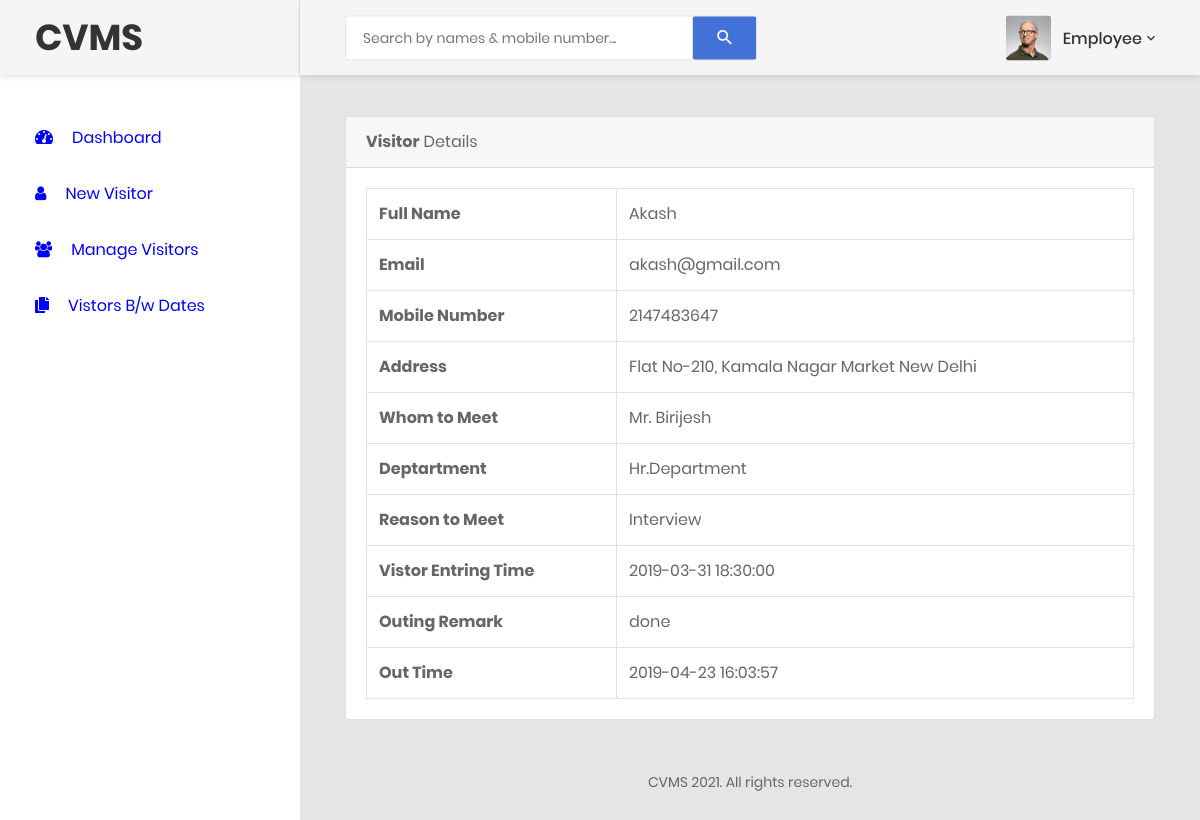
/empvisitor-detail.php?editid=1 (signed in), run on the app's committed database.
### tables this page shows
CREATE TABLE `tblvisitor` (
  `ID` int(5) NOT NULL,
  `FullName` varchar(120) DEFAULT NULL,
  `Email` varchar(120) DEFAULT NULL,
  `MobileNumber` bigint(11) DEFAULT NULL,
  `Address` varchar(250) DEFAULT NULL,
  `WhomtoMeet` varchar(120) DEFAULT NULL,
  `Deptartment` varchar(120) DEFAULT NULL,
  `ReasontoMeet` varchar(120) DEFAULT NULL,
  `EnterDate` timestamp NULL DEFAULT current_timestamp(),
  `remark` varchar(255) DEFAULT NULL,
  `outtime` timestamp NULL DEFAULT NULL ON UPDATE current_timestamp(),
  `status` char(10) NOT NULL
);

### empvisitor-detail.php (the view, shortened to what this page needs)
<?php
include('includes/dbconnection.php');
if(!isset($_SESSION['UserName'])) {
  header('location:logout.php');
  } else{
?>
<!DOCTYPE html>
<html lang="en">
<head>
    <link href="css/font-face.css" rel="stylesheet" media="all">
    <link href="vendor/font-awesome-5/css/fontawesome-all.min.css" rel="stylesheet" media="all">
    <link href="vendor/font-awesome-4.7/css/font-awesome.min.css" rel="stylesheet" media="all">
    <link href="vendor/mdi-font/css/material-design-iconic-font.min.css" rel="stylesheet" media="all">
    <link href="vendor/bootstrap-4.1/bootstrap.min.css" rel="stylesheet" media="all">
    <link href="vendor/animsition/animsition.min.css" rel="stylesheet" media="all">
    <link href="vendor/bootstrap-progressbar/bootstrap-progressbar-3.3.4.min.css" rel="stylesheet" media="all">
    <link href="vendor/wow/animate.css" rel="stylesheet" media="all">
    <link href="vendor/css-hamburgers/hamburgers.min.css" rel="stylesheet" media="all">
    <link href="vendor/slick/slick.css" rel="stylesheet" media="all">
    <link href="vendor/select2/select2.min.css" rel="stylesheet" media="all">
    <link href="vendor/perfect-scrollbar/perfect-scrollbar.css" rel="stylesheet" media="all">
    <link href="css/theme.css" rel="stylesheet" media="all">
</head>
<body class="animsition">
    <div class="page-wrapper">
        <?php include_once('includes/empsidebar.php');?>
        <div class="page-container">
            <?php include_once('includes/empheader.php');?>
            <div class="main-content">
                <div class="section__content section__content--p30">
                    <div class="container-fluid">
                        <div class="row">
                            <div class="col-lg-12">
                                <div class="card">
                                    <div class="card-header">
                                        <strong>Visitor</strong>  Details
                                    </div>
                                    <div class="card-body card-block">
  <?php
 $eid=$_GET['editid'];
$ret=mysqli_query($con,"select * from  tblvisitor where ID='$eid'");
while ($row=mysqli_fetch_array($ret)) {
?><table border="1" class="table table-bordered mg-b-0">
                                            <tr>
    <th>Full Name</th>
    <td><?php  echo $row['FullName'];?></td>
  </tr>
   <tr>
    <th>Email</th>
    <td><?php  echo $row['Email'];?></td>
  </tr>
  <tr>
    <th>Mobile Number</th>
    <td><?php  echo $row['MobileNumber'];?></td>
  </tr>
  <tr>
    <th>Address</th>
    <td><?php  echo $row['Address'];?></td>
  </tr>
  <tr>
    <th>Whom to Meet</th>
    <td><?php  echo $row['WhomtoMeet'];?></td>
  </tr>
  <tr>
    <th>Deptartment</th>
    <td><?php  echo $row['Deptartment'];?></td>
  </tr>
  <tr>
    <th>Reason to Meet</th>
    <td><?php  echo $row['ReasontoMeet'];?></td>
  </tr>
  <tr>
    <th>Vistor Entring Time</th>
    <td><?php  echo $row['EnterDate'];?></td>
  </tr>
<?php if($row['remark']==""){ ?>
    <form method="post">
         <tr>
    <th>Outing Remark :</th>
    <td>
    <textarea name="remark" placeholder="" rows="12" cols="14" class="form-control wd-450" required="true"></textarea></td>
  </tr>
 <tr align="center">
    <td colspan="2"><button type="submit" name="submit" class="btn btn-primary btn-sm">Update</button></td>
  </tr>
                                        </form>
               <?php } else { ?>
<tr>
    <th>Outing Remark </th>
    <td><?php echo $row['remark']; ?></td>
  </tr>
<tr>
<th>Out Time</th>
<td><?php echo $row['outtime']; ?>  </td>
<?php } ?>
</tr>
</table>
                                    </div>
                                </div>
                        </div>
                            </div>
<?php include_once('includes/footer.php');?>
                </div>
                </div>
            </div>
        </div>
</body>
</html>
<?php }  ?>
<?php }  ?>

### includes/footer.php
<div class="row">
                            <div class="col-md-12">
                                <div class="copyright">
                                    <p>CVMS 2021. All rights reserved.</p>
                                    <p>&nbsp;</p>
                                </div>
                            </div>
                        </div>

### data on the page
tblvisitor: FullName "Akash", Email "akash@gmail.com", MobileNumber "2147483647", Address "Flat No-210, Kamala Nagar Market New Delhi", WhomtoMeet "Mr. Birijesh", Deptartment "Hr.Department", ReasontoMeet "Interview", EnterDate "2019-03-31 18:30:00", remark "done", outtime "2019-04-23 16:03:57"

### other printed values
$_SESSION['UserName'] "Employee"
